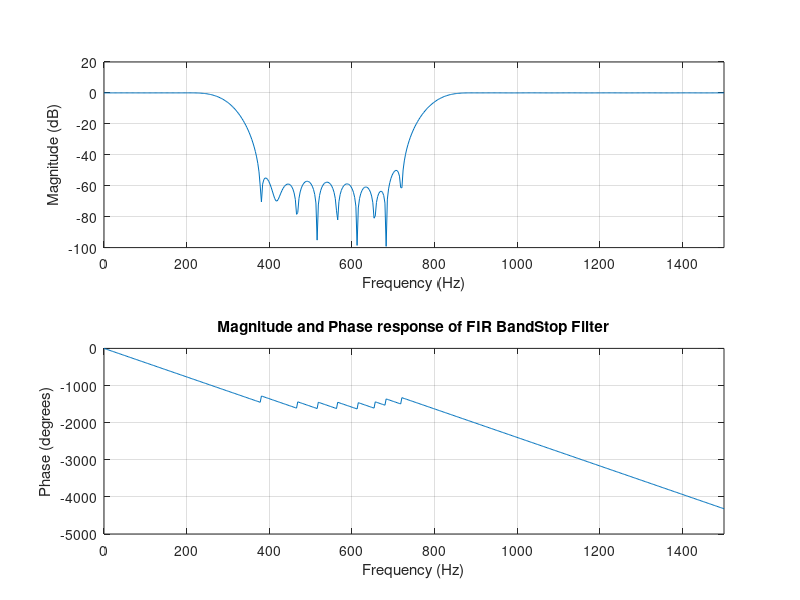

Recreate this plot in MATLAB.
% FIR lowpass and highpass filter using MATLAB

clear all;
clc;
N = 512;
O = 64; %order of the figure
fc = 1200;
fs = 3000;

%Normalising frequency
Wc=2*(fc/fs);
%calculation of filter coefficients
lowpass_b=fir1(O,Wc,'low');
highpass_b=fir1(O,Wc,'high');
%plotting the filter response, returns the frequency response at n sample points
freqz(lowpass_b,1,N,fs);
title('Magnitude and Phase response of FIR Lowpass Filter');
freqz(highpass_b,1,N,fs);
title('Magnitude and Phase response of FIR Highpass Filter');

%-------------------------------------------------------------------------------------------%

% FIR Bandpass and Bandstop filter using MATLAB
clear all;
clc;
N=512;
O=64; %order of the figure
fn = [300 800];
fs = 3000;

%Normalising frequency
Wc=2*(fn/fs);
%calculation of filter coefficients
bandpass_b=fir1(O,Wc,'bandpass');
bandstop_b=fir1(O,Wc,'stop');
%plotting the filter response, returns the frequency response at n sample points
freqz(bandpass_b,1,N,fs);
title('Magnitude and Phase response of FIR Bandpass Filter');
freqz(bandstop_b,1,N,fs);
title('Magnitude and Phase response of FIR BandStop Filter');